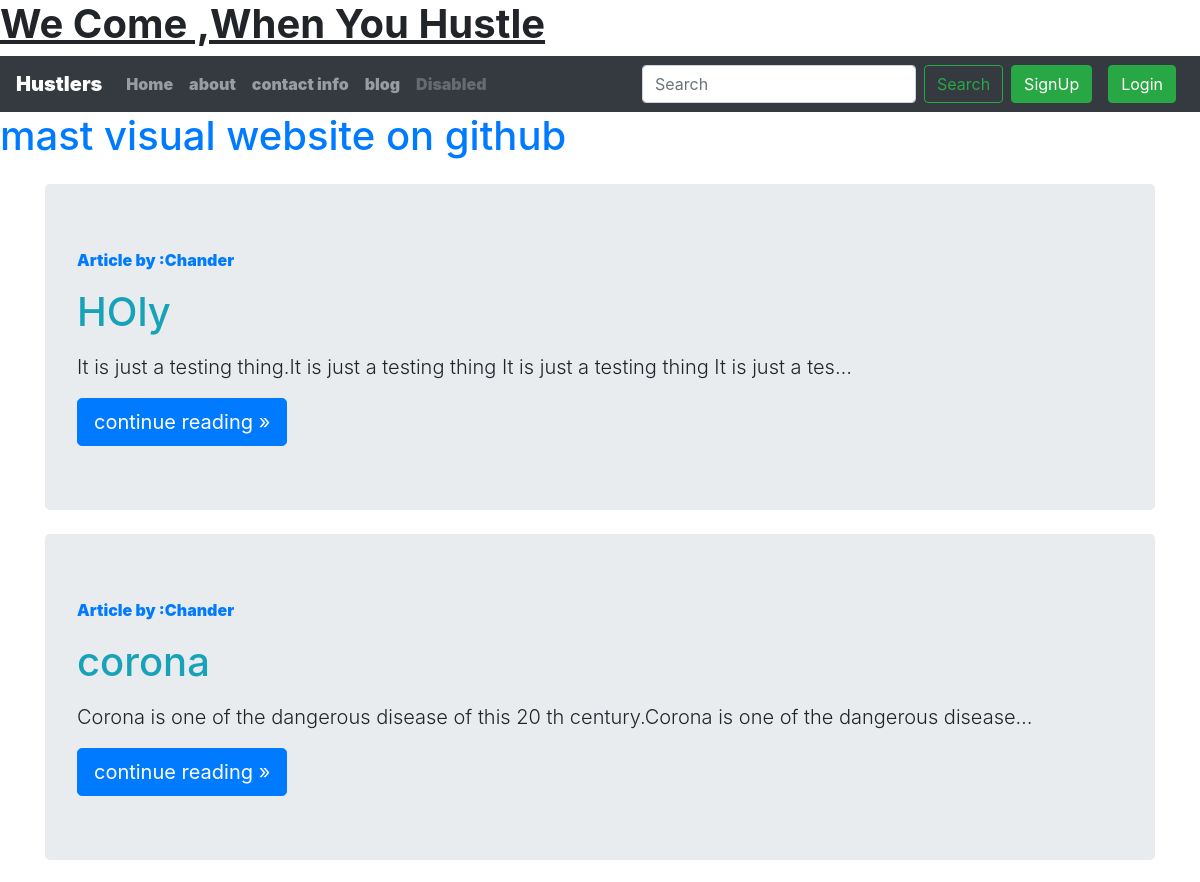
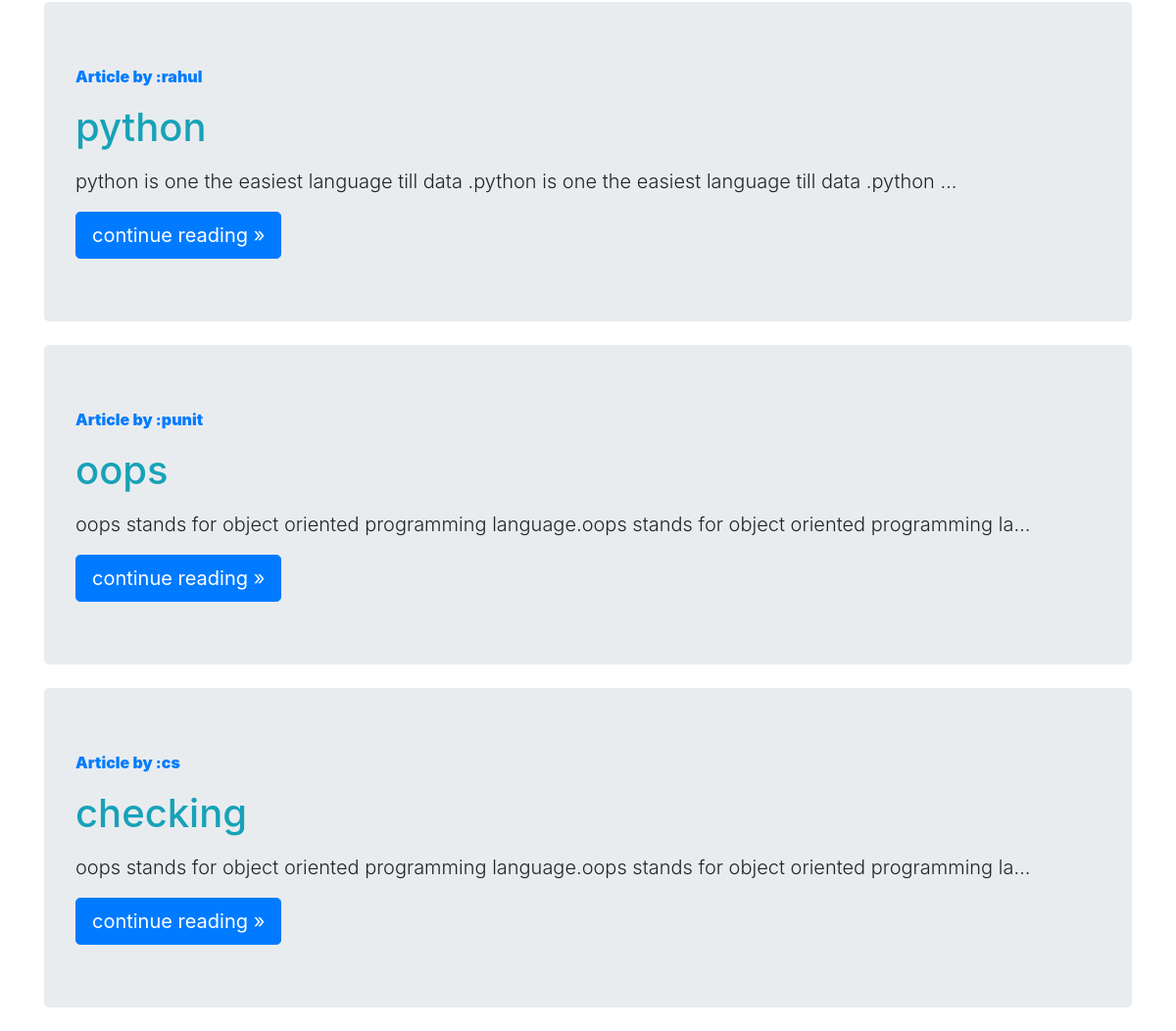
Screenshot of /blog/ with the database file from the repository (2 pictures, top to bottom).
### blog/models.py (models this page shows, shortened)
class Post(models.Model):
    author=models.CharField(max_length=200)
    title=models.CharField(max_length=100)
    content=models.TextField(max_length=300)
    timestamp=models.DateTimeField(blank=True)
    slug=models.CharField(max_length=100)

### blog/views.py (the view)
# urls.py: path('', views.home,name='home'),
def home(request):
    post= Post.objects.all()
    context={'posts':post}
    return render(request,'blog/home.html',context)

### template/blog/home.html (shortened to what this page needs)
{% extends 'new1.html' %}
{% block body %}
{% for post in posts %}
<div class="container">
<div class="jumbotron my-4">
    <p class="text-primary">Article by :{{post.author}}</p>
    <h1><p class="text-info">{{post.title}}</p></h1>
    <p class="lead">{{post.content| truncatechars:100}} </p>
    <a class="btn btn-lg btn-primary" href="/blog/{{post.slug}}" role="button">continue reading »</a>
  </div>
</div>
{% endfor %}
{% endblock body %}

### template/new1.html (shortened to what this page needs)
<!doctype html>
<html lang="en">
  <head>
    <link rel="stylesheet" href="https://stackpath.bootstrapcdn.com/bootstrap/4.4.1/css/bootstrap.min.css">
  </head>
  <body>
    <h1><b><u>We Come ,When You Hustle</u><b></h1>
<nav class="navbar navbar-expand-lg navbar-dark bg-dark">
  <a class="navbar-brand" href="#">Hustlers</a>
  <div class="collapse navbar-collapse" id="navbarNav">
    <ul class="navbar-nav">
      <li class="nav-item {% block homeactive%} {% endblock homeactive %}">
        <a class="nav-link" href="/">Home </a>
      </li>
      <li class="nav-item {% block aboutactive%} {% endblock aboutactive %}">
        <a class="nav-link" href="/about">about</a>
      </li
      <li class="nav-item {% block contactactive%} {% endblock contactactive %}">
        <a class="nav-link" href="/contact">contact info</a>
      <li class="nav-item {% block blogactive%} {% endblock blogactive %}">
        <a class="nav-link" href="/blog">blog</a>
      </li>
      <li class="nav-item {% block disableactive%}{% endblock disableactive %}">
        <a class="nav-link disabled" href="#" tabindex="-1" aria-disabled="true">Disabled</a>
      </li>
    </ul>
  </div>
  <form method="GET" action="/Search" class="form-inline">
    <input class="form-control mr-sm-2" type="search" placeholder="Search" aria-label="Search" name='search' id='search'>
    <button class="btn btn-outline-success my-2 my-sm-0" type="submit">Search</button>
  </form>
    {% if user.is_authenticated %}
    <div class="dropdown">
      <button class="btn btn-secondary dropdown-toggle" type="button" id="dropdownMenuButton" data-toggle="dropdown" aria-haspopup="true" aria-expanded="false">
        logged in as <a href='/blog/profile.html'>{{request.user}}</a>
      </button>
      <div class="dropdown-menu" aria-labelledby="dropdownMenuButton">
        <a class="dropdown-item" href='/profile'>{{request.user}} profile</a>
        <a class="dropdown-item" href="/logout">logout</a>
      </div>
    </div>
    {% else %}
<button type="button" class="btn btn-success mx-2" data-toggle="modal" data-target="#SignUp">
  SignUp
</button>
<button type="button" class="btn btn-success mx-2" data-toggle="modal" data-target="#Login">
  Login
</button>
{% endif %}
</nav>
<h1><a href="https://rohandas28.github.io/">mast visual website on github</a></h1>
{% block body %} {% endblock body %}
</body>
</html>

### rows the page displays
Post: author "Chander", title "HOly", content "It is just a testing thing.It is just a testing thing It is just a testing thing It is just a tes…"
Post: author "Chander", title "corona", content "Corona is one of the dangerous disease of this 20 th century.Corona is one of the dangerous disease…"
Post: author "rahul", title "python", content "python is one the easiest language till data .python is one the easiest language till data .python …"
Post: author "punit", title "oops", content "oops stands for object oriented programming language.oops stands for object oriented programming la…"
Post: author "cs", title "checking", content "oops stands for object oriented programming language.oops stands for object oriented programming la…"
